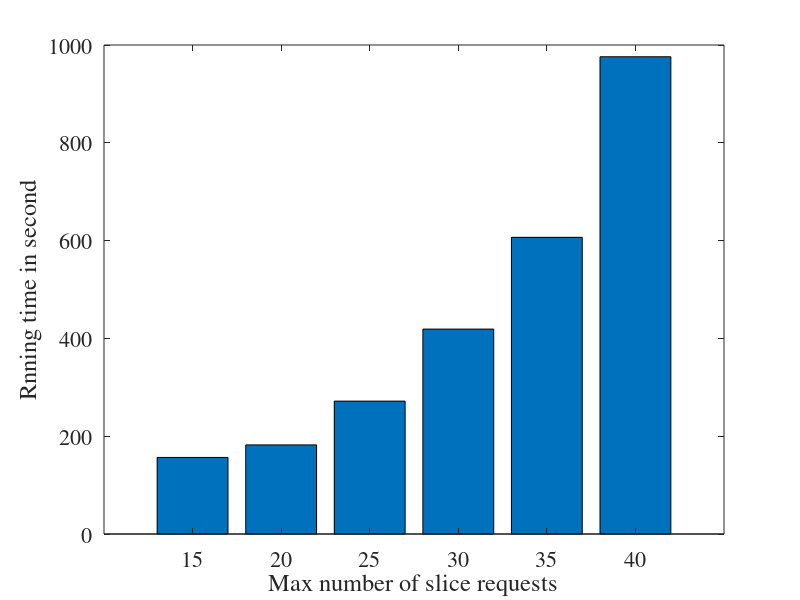
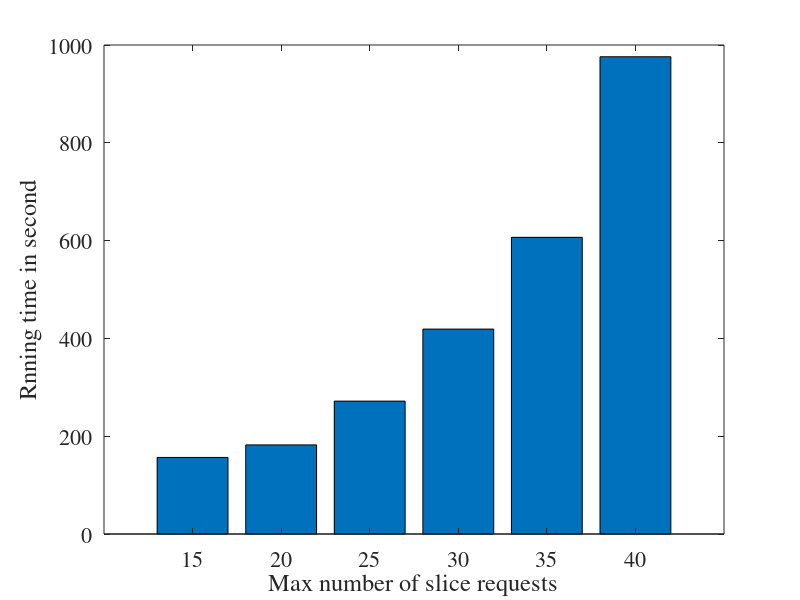
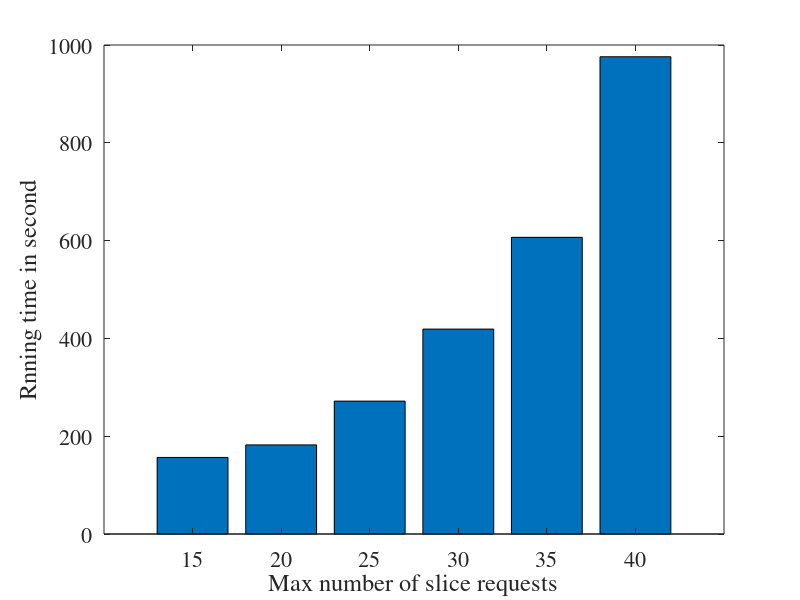

Source code (MATLAB) for these figures, in order:
load fullData/RunningTime.mat
a=156.5580;
RunningTime=[a,RunningTime]
requestNumber=15:5:40;
bar(requestNumber,RunningTime);
xlabel("Max number of slice requests")
ylabel("Rnning time in second")
set(gca,'fontname','times') 
set(gca,'fontsize',16')
saveas(gca,"./FullFigure/RunningTime.fig");
saveas(gca,"./FullFigure/RunningTime.eps",'epsc' );
saveas(gca,"./FullFigure/RunningTime.png");